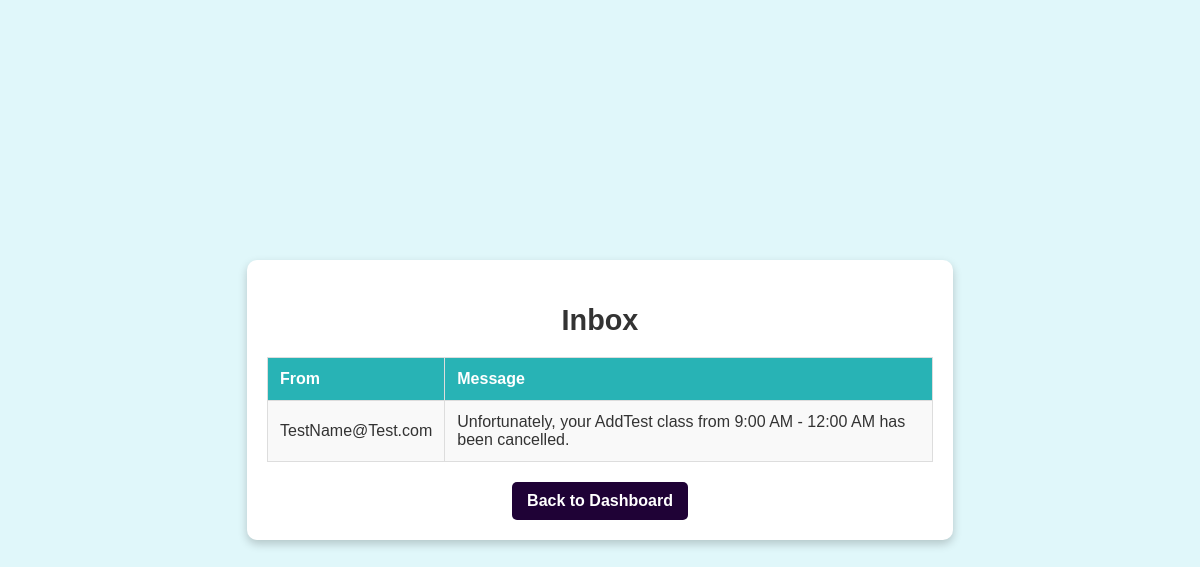
The page /viewInbox.php (signed in) on the database its author committed.
### tables this page shows
CREATE TABLE messages (id INTEGER PRIMARY KEY AUTOINCREMENT UNIQUE, sender_id INTEGER UNIQUE, receiver_id INTEGER UNIQUE, message TEXT);

CREATE TABLE Users (UserID INTEGER PRIMARY KEY AUTOINCREMENT UNIQUE NOT NULL, "First" TEXT NOT NULL, "Last" TEXT NOT NULL, Username TEXT NOT NULL UNIQUE, Password TEXT NOT NULL, Role TEXT NOT NULL);

### viewInbox.php (the view, shortened to what this page needs)
<?php
include 'db_connection.php';
$UserID = $_SESSION['UserID'];
$stmt = $pdo->prepare("SELECT * FROM messages WHERE receiver_id = :UserID");
$stmt->execute(['UserID' => $UserID]);
$messages = $stmt->fetchAll(PDO::FETCH_ASSOC);
?>
<!DOCTYPE html>
<html lang="en">
<head>
</head>
<body>
    <div class="container">
        <h2>Inbox</h2>
        <table>
            <tr>
                <th>From</th>
                <th>Message</th>
            </tr>
            <?php foreach ($messages as $message): ?>
                <?php
                    $senderStatement = $pdo->prepare("SELECT Username FROM Users WHERE UserID = :sender_id");
                    $senderStatement->execute(['sender_id' => $message['sender_id']]);
                    $sender = $senderStatement->fetch(PDO::FETCH_ASSOC);
                ?>
                <tr>
                    <td><?php echo htmlspecialchars($sender['Username']); ?></td>
                    <td><?php echo htmlspecialchars($message['message']); ?></td>
                </tr>
            <?php endforeach; ?>
        </table>
        <a href="dashboard.php" class="dashboard-button">Back to Dashboard</a>
    </div>
</body>
</html>

### viewInbox.php (style rules this page uses)
body, html { height: 100%; margin: 0; display: flex; justify-content: center; align-items: center; font-family: Arial, sans-serif; background-color: #e0f7fa; color: #333; }
.container { width: 90%; max-width: 700px; padding: 20px; background-color: #ffffff; border-radius: 10px; box-shadow: 0px 4px 10px rgba(0, 0, 0, 0.2); text-align: center; }
h2 { font-size: 1.8rem; color: #333; margin-bottom: 20px; }
table { width: 100%; border-collapse: collapse; margin-top: 15px; }
th, td { padding: 12px; text-align: left; border: 1px solid #ddd; }
th { background-color: #28b3b5; color: white; font-weight: bold; }
td { background-color: #f9f9f9; }
.dashboard-button { display: inline-block; margin-top: 20px; padding: 10px 15px; background-color: #1f0236; color: white; border: none; border-radius: 5px; font-size: 1rem; font-weight: bold; text-decoration: none; transition: background-color 0.3s ease; }

### rows shown on the page
messages: users.Username "TestName@Test.com", message "Unfortunately, your AddTest class from 9:00 AM - 12:00 AM has been cancelled."
